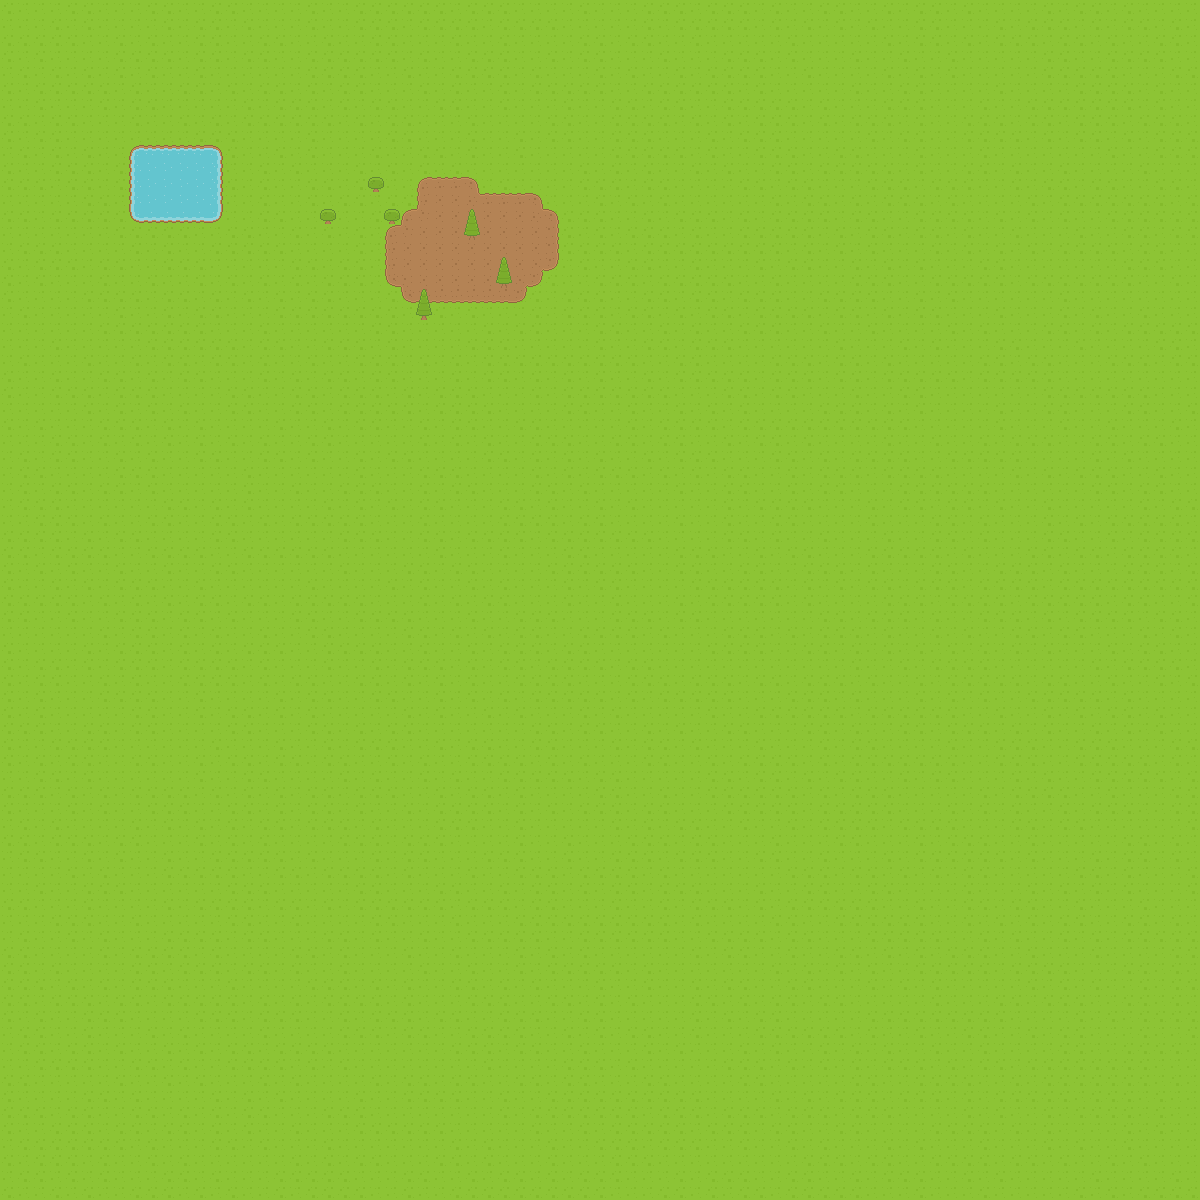

The image is a tile-based game level rendered from a .tmx file. Its description and source (layers, tilesets, objects; grid data summarised) follow:
An orthogonal 75x75 tile map with 16x16 px tiles, 3 tile layers (Tile Layer 1, Tile Layer 2, Objects) and 11 objects.

<map version="1.0" orientation="orthogonal" renderorder="left-down" width="75" height="75" tilewidth="16" tileheight="16" nextobjectid="1">
 <tileset firstgid="1" name="base tileset" tilewidth="16" tileheight="16" spacing="1" tilecount="1767" columns="57">
  <image source="../Art/Spritesheet/roguelikeSheet_transparent.png" width="968" height="526" />
  <terraintypes>
   <terrain name="Dirt" tile="578" />
  </terraintypes>
  <tile id="2">
   <objectgroup draworder="index">
    <object id="0" x="0" y="0" width="16" height="16.25" />
   </objectgroup>
  </tile>
  <tile id="3">
   <objectgroup draworder="index">
    <object id="0" x="0" y="0.25" width="15.75" height="15.625" />
   </objectgroup>
  </tile>
  <tile id="4">
   <objectgroup draworder="index">
    <object id="0" x="0" y="0" width="15.875" height="16" />
   </objectgroup>
  </tile>
  <tile id="59">
   <objectgroup draworder="index">
    <object id="0" x="-0.25" y="-0.125" width="16.125" height="16" />
   </objectgroup>
  </tile>
  <tile id="60">
   <objectgroup draworder="index">
    <object id="0" x="0" y="0.125" width="15.75" height="15.625" />
   </objectgroup>
  </tile>
  <tile id="61">
   <objectgroup draworder="index">
    <object id="0" x="-0.125" y="0" width="16" height="15.875" />
   </objectgroup>
  </tile>
  <tile id="116">
   <objectgroup draworder="index">
    <object id="0" x="0" y="0.125" width="15.875" height="15.625" />
   </objectgroup>
  </tile>
  <tile id="117">
   <objectgroup draworder="index">
    <object id="0" x="0.125" y="0.125" width="16" height="15.75" />
   </objectgroup>
  </tile>
  <tile id="118">
   <objectgroup draworder="index">
    <object id="0" x="0" y="0.125" width="15.75" height="15.75" />
   </objectgroup>
  </tile>
  <tile id="518" terrain="0,0,0," />
  <tile id="519" terrain="0,0,,0" />
  <tile id="520" terrain=",,,0" />
  <tile id="521" terrain=",,0,0" />
  <tile id="522" terrain=",,0," />
  <tile id="526">
   <objectgroup draworder="index">
    <object id="0" x="0.125" y="0.125" width="16" height="15.625" />
   </objectgroup>
  </tile>
  <tile id="575" terrain="0,,0,0" />
  <tile id="576" terrain=",0,0,0" />
  <tile id="577" terrain=",0,,0" />
  <tile id="578" terrain="0,0,0,0" />
  <tile id="579" terrain="0,,0," />
  <tile id="634" terrain=",0,," />
  <tile id="635" terrain="0,0,," />
  <tile id="636" terrain="0,,," />
  <tile id="643">
   <objectgroup draworder="index">
    <object id="0" x="-0.125" y="0.125" width="16.125" height="15.75" />
   </objectgroup>
  </tile>
 </tileset>
 <layer name="Tile Layer 1" width="75" height="75">
  <data>[5625 cells, 5625 non-empty, 11 distinct tile ids]</data>
 </layer>
 <layer name="Tile Layer 2" width="75" height="75">
  <data>[5625 cells, 73 non-empty, 13 distinct tile ids]</data>
 </layer>
 <layer name="Objects" width="75" height="75">
  <data>[5625 cells, 9 non-empty, 3 distinct tile ids]</data>
 </layer>
</map>
